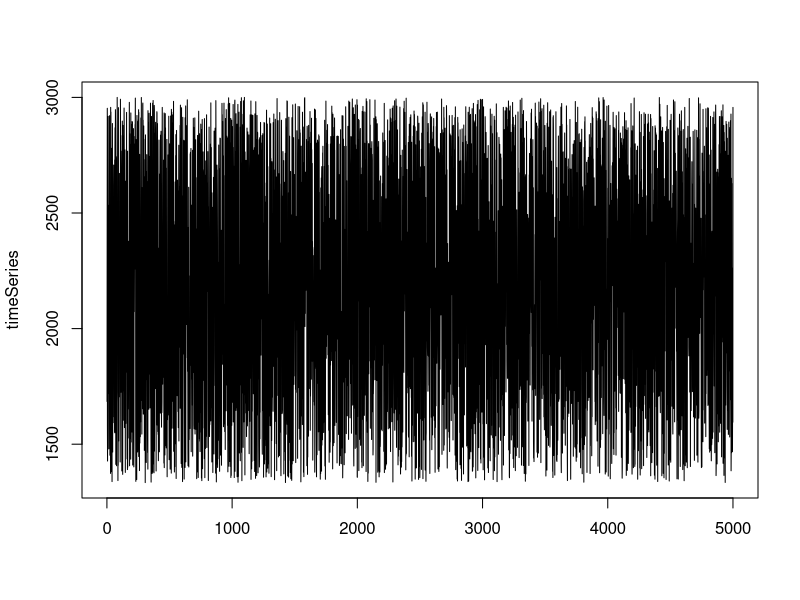

Generate this figure with R:
#!/usr/bin/env Rscript
library(glue)


getLiqX <- function(x, P, Pb) {
  numerator = sqrt(P) * sqrt(Pb)
  denominator = sqrt(Pb) - sqrt(P)
  L = x * (numerator / denominator)
}

getLiqY <- function(y, P, Pa) { 
  denominator = sqrt(P) - sqrt(Pa)
  Ly = y / denominator
}

getPa <- function(x, y, P, Pb) {
  firstTerm = (y / (sqrt(Pb) * x)) + sqrt(P)
  secondTerm = y / (sqrt(P) * x)
  Pa = (firstTerm - secondTerm) ** 2
}

getx <- function(L, P, Pb) {
  numerator = sqrt(Pb) - sqrt(P)
  denominator = sqrt(P) * sqrt(Pb)
  xNew = L * (numerator / denominator)
}

gety <- function(L, P, Pa) {
  yNew = (sqrt(P) - sqrt(Pa))
  print(glue::glue("Got L {L} yNew {yNew}"))
  yNew = yNew * L
}

# Simulator of constant product AMM with concentrated liquidity (Uniswap V3) 
# Formulas taken from: 
# https://atiselsts.github.io/pdfs/uniswap-v3-liquidity-math.pdf

# Initial system variables
x = 2           # Initial ETH liquidity
y = 4000        # Initial DAI liquidity
k = x * y       # k as per Uniswap formula
P = y / x       # Initial price of y in terms of x
n = 5000        # Number of trades simulated
yReq = 0        # Computed y required to meet k
minP = 2000     # Default minimum price
maxP = 3000     # Default maximum price
volumeDAI = 0   # Volume of DAI traded
plot = FALSE

# Compute min P
minP = getPa(x, y, P, maxP)

# Command line arguments
args = commandArgs(trailingOnly=TRUE)

if (length(args)==1) {
  n = strtoi(args[1], base = 0L)
} else if (length(args)==4) {
  n = strtoi(args[1], base = 0L)
  minP = strtoi(args[2], base = 0L)
  maxP = strtoi(args[3], base = 0L)
  plot = strtoi(args[4], base = 0L)
} 

# Initial state as vector of x, y, k and initial price P
initialState <- c(x, y, k, P)

# Generate matrix from initial state
mat <- matrix(initialState, byrow = TRUE, nrow = n, ncol = length(initialState))

# Generate random prices
randomPrices <- runif(n = n, min = minP, max = maxP)


fees = 0
totalVolume = 0

# Simulate trades
for (r in 1:nrow(mat))   
  for (c in 1:ncol(mat))
  # initial state
  if (r == 1) {
    mat[r, 1] = x
    mat[r, 2] = y
    mat[r, 3] = x * y
    mat[r, 4] = P
    Pa = getPa(mat[r, 1], mat[r, 2], P, maxP)
  } else {  
    
    if (c == 2) {
      
      if (r == 2) {
        currentPrice = P
      } else {
        currentPrice = mat[r-1, 4]
      }

      randomPrice = randomPrices[r]

      Lx = getLiqX(mat[r-1, 1], currentPrice, maxP)
      Ly = getLiqY(mat[r-1, 2], currentPrice, Pa)

      liq = c(Lx, Ly)
      L = liq[which.min(liq)]
 
      xNew = getx(L, randomPrice, maxP)
      yNew = gety(L, randomPrice, Pa)
 
      mat[r, 1] = xNew
      mat[r, 2] = yNew
      mat[r, 3] = x * y
      mat[r, 4] = randomPrice      

    }

  }

print(mat)
# Pool balances
deltaDai = (mat[n, 1]) - x
if (x > (mat[n, 1] )) {
  deltaDai = -1 * (x - mat[n, 1] )
}

deltaEth = mat[n, 2] - y
if (y > mat[n, 2]) {
  deltaEth = -1 * (y - mat[n, 2])
}

# Impermanent loss calculation
# Value of initial position at the end of the simulation
V0 = (x * randomPrices[n]) + (y * 1)  

# Actual value of position at the end of the simulation
V1 = (mat[n, 1] * randomPrices[n]) + (mat[n, 2] * 1) 

# IL as delta in portfolio value
IL = (V1 - V0)

# IL as percentage loss
IL = (IL / V0) * 100

# Get min and max price 
minPrice = randomPrices[which.min(randomPrices)]
maxPrice = randomPrices[which.max(randomPrices)]

# Print impermanent loss
glue::glue("\n\nSimulation ran over {n} trades\n\n")

glue::glue("Current DAI balance {mat[n, 2]} ETH balance {mat[n, 1]}")
glue::glue("Min price {minPrice} max price {maxPrice} last price {randomPrices[n]}")
glue::glue("ETH delta {deltaDai} DAI delta {deltaEth} ")
glue::glue("Impermanent loss is {IL} %")
glue::glue("Original position value {V0} Current position value {V1}")

glue::glue("Fees accrued are {fees} DAI total volume {totalVolume}\n\n")

timeSeries = ts(data = randomPrices, start = 1, end = n, frequency = 1,  deltat = 1, names = )
matplot(timeSeries, type = "l")

if (plot) {
  # Plot results
  XY <- data.frame(mat)

  matplot(XY[,c(1)], XY[,c(4)], type = "p", lty = 1, col = c("red", "green"), pch = 1,
          xlab = "DAI in pool", ylab = "ETH price")

  matplot(XY[,c(2)], XY[,c(4)], type = "p", lty = 1, col = c("red", "green"), pch = 1,
          xlab = "ETH in pool", ylab = "ETH price")
}


    

       